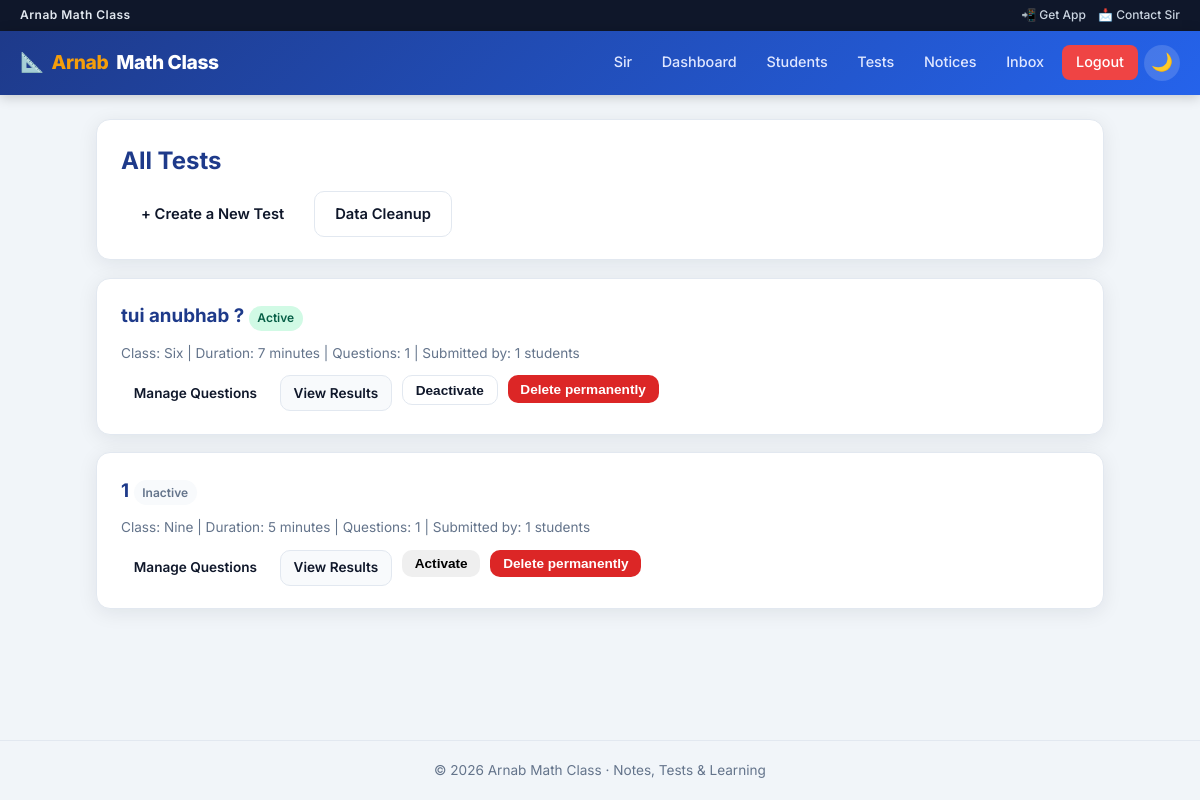
The app's page /teacher/tests (signed in) with its own data.
### tables this page shows
CREATE TABLE tests (
            id INTEGER PRIMARY KEY AUTOINCREMENT,
            title TEXT NOT NULL,
            subject TEXT,
            class_name TEXT,
            duration_minutes INTEGER NOT NULL,
            is_active INTEGER DEFAULT 1,
            created_at TEXT NOT NULL
        );

### app.py (the view)
@app.route("/teacher/tests")
@teacher_login_required
def manage_tests():
    with get_db() as conn:
        tests = conn.execute("SELECT * FROM tests ORDER BY created_at DESC").fetchall()
        tests_data = []
        for t in tests:
            q_count = conn.execute(
                "SELECT COUNT(*) AS c FROM questions WHERE test_id=?", (t["id"],)
            ).fetchone()["c"]
            r_count = conn.execute(
                "SELECT COUNT(*) AS c FROM results WHERE test_id=?", (t["id"],)
            ).fetchone()["c"]
            tests_data.append({"test": t, "q_count": q_count, "r_count": r_count})
    return render_template("manage_tests.html", tests_data=tests_data)

### app.py (called while the page is built, shortened)
def get_db():
    conn = sqlite3.connect(DB_PATH)
    conn.row_factory = sqlite3.Row
    conn.execute("PRAGMA foreign_keys = ON")
    return conn

def get_csrf_token():
    token = session.get("_csrf_token")
    if not token:
        token = secrets.token_urlsafe(32)
        session["_csrf_token"] = token
    return token

@app.before_request
def enforce_https():
    if FORCE_HTTPS and not DEBUG_MODE and not request.is_secure and not _is_local_host():
        return redirect(request.url.replace("http://", "https://", 1), code=301)

@app.before_request
def csrf_protect():
    if request.method not in ("POST", "PUT", "PATCH", "DELETE"):
        return None

@app.after_request
def add_security_headers(resp):
    resp.headers.setdefault("X-Content-Type-Options", "nosniff")
    resp.headers.setdefault("X-Frame-Options", "SAMEORIGIN")
    resp.headers.setdefault("Referrer-Policy", "strict-origin-when-cross-origin")
    resp.headers.setdefault("Permissions-Policy", "camera=(), microphone=(), geolocation=()")
    if FORCE_HTTPS and request.is_secure:
        resp.headers.setdefault("Strict-Transport-Security", "max-age=31536000")
    return resp

@app.before_request
def validate_student_session():
    sid = session.get("student_id")
    if not sid or request.endpoint in (None, "static", "manifest", "service_worker"):
        return None

def teacher_login_required(f):
    @wraps(f)
    def decorated(*args, **kwargs):
        if not session.get("is_teacher"):
            flash("Teacher login is required.", "error")
            return redirect(url_for("teacher_login"))
        return f(*args, **kwargs)
    return decorated

@app.context_processor
def inject_notifications():
    data = {"unread_notif_count": 0, "student_notifications": []}
    sid = session.get("student_id")
    if not sid:
        return data

### templates/manage_tests.html (shortened to what this page needs)
{% extends "base.html" %}
{% block content %}
<div class="card">
  <h2>All Tests</h2>
  <div style="display:flex; gap:10px; flex-wrap:wrap;">
    <a class="btn" href="{{ url_for('create_test') }}">+ Create a New Test</a>
    <a class="btn btn-outline" href="{{ url_for('data_cleanup') }}">Data Cleanup</a>
  </div>
</div>
{% if tests_data %}
  {% for item in tests_data %}
    <div class="card">
      <h3>{{ item.test.title }}
        {% if item.test.is_active %}
          <span class="badge badge-green">Active</span>
        {% else %}
          <span class="badge badge-gray">Inactive</span>
        {% endif %}
      </h3>
      <p class="helper-text">
        Class: {{ item.test.class_name }} | Duration: {{ item.test.duration_minutes }} minutes |
        Questions: {{ item.q_count }} | Submitted by: {{ item.r_count }} students
      </p>
      <div style="display:flex; gap:10px; flex-wrap:wrap; margin-top:12px;">
        <a class="btn btn-sm" href="{{ url_for('add_questions', test_id=item.test.id) }}">Manage Questions</a>
        <a class="btn btn-sm btn-secondary" href="{{ url_for('test_results_view', test_id=item.test.id) }}">View Results</a>
        <form method="POST" action="{{ url_for('toggle_test', test_id=item.test.id) }}"><input type="hidden" name="csrf_token" value="{{ csrf_token() }}">
          <button class="btn btn-sm {% if item.test.is_active %}btn-outline{% endif %}" type="submit">
            {% if item.test.is_active %}Deactivate{% else %}Activate{% endif %}
          </button>
        </form>
        <form method="POST" action="{{ url_for('delete_test', test_id=item.test.id) }}"
              onsubmit="return confirm('Permanently delete this test, all its questions, and all student submissions? This cannot be undone.');"><input type="hidden" name="csrf_token" value="{{ csrf_token() }}">
          <button class="btn btn-sm btn-danger" type="submit">Delete permanently</button>
        </form>
      </div>
    </div>
  {% endfor %}
{% else %}
  <div class="empty-state">No tests have been created yet. Create one to get started.</div>
{% endif %}
{% endblock %}

### templates/base.html (style rules this page uses)
:root, [data-theme="light"] { --bg: #f1f5f9; --surface: #ffffff; --surface2: #f8fafc; --text: #0f172a; --text-muted: #64748b; --primary: #1e3a8a; --primary-hover: #1e40af; --accent: #f59e0b; --success: #059669; --danger: #dc2626; --border: #e2e8f0; --shadow: 0 4px 20px rgba(15,23,42,0.08); --radius: 14px; --nav-h: 64px; }
* { margin:0; padding:0; box-sizing:border-box; }
html { scroll-behavior: smooth; }
body { font-family: 'Inter', 'Noto Sans Bengali', system-ui, sans-serif; background: var(--bg); color: var(--text); min-height: 100vh; display: flex; flex-direction: column; line-height: 1.55; transition: background .25s, color .25s; }
a { color: inherit; text-decoration: none; }
.card { background: var(--surface); border-radius: var(--radius); padding: 1.4rem 1.5rem; box-shadow: var(--shadow); border: 1px solid var(--border); margin-bottom: 1.1rem; transition: box-shadow .2s; }
.card h2, .card h3 { color: var(--primary); margin-bottom: .75rem; }
.btn { display: inline-flex; align-items: center; gap: .4rem; padding: .65rem 1.25rem; border: none; border-radius: 10px; font-weight: 600; font-size: .92rem; cursor: pointer; transition: transform .12s, background .15s, box-shadow .15s; }
.btn-danger { background: var(--danger); color: #fff; }
.btn-outline { background: transparent; border: 1.5px solid var(--border); color: var(--text); }
.btn-sm { padding: .4rem .8rem; font-size: .85rem; }
.btn-secondary { background: var(--surface2); color: var(--text); border: 1.5px solid var(--border); }
.badge { display: inline-block; padding: .2rem .55rem; border-radius: 999px; font-size: .75rem; font-weight: 600; }
.badge-green { background: #d1fae5; color: #065f46; }
.badge-gray { background: var(--surface2); color: var(--text-muted); }
.helper-text { font-size: .85rem; color: var(--text-muted); line-height: 1.5; }

### records on screen
tests: test "tui anubhab ?", test.class_name "Six", test.duration_minutes "7"
tests: test "1", test.class_name "Nine", test.duration_minutes "5"

### other values on screen
{{ item.q_count }} "1" "1"
{{ item.r_count }} "1" "1"
